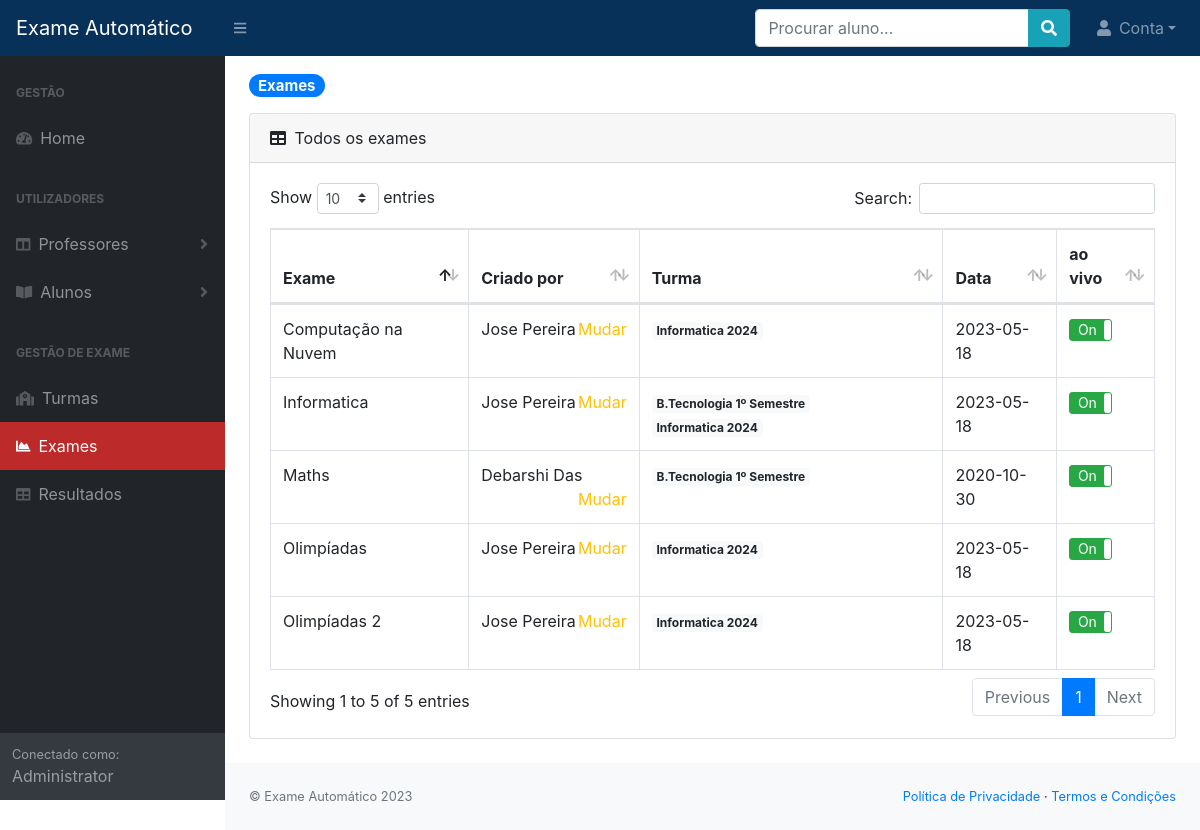
The page /admin/exame.php (signed in) on the database its author committed.
### tables this page shows
CREATE TABLE `exames` (
  `id` int(11) NOT NULL,
  `id_professor_criado` int(11) NOT NULL,
  `nome_exame` varchar(255) NOT NULL,
  `total_de_perguntas` int(11) NOT NULL,
  `total_notas` int(11) NOT NULL,
  `passar_notas` int(11) NOT NULL,
  `tempo_total` int(11) NOT NULL,
  `esta_ativo` tinyint(1) NOT NULL DEFAULT 0,
  `data` date DEFAULT NULL
);

CREATE TABLE `professors` (
  `id` int(11) NOT NULL,
  `nome` varchar(255) NOT NULL,
  `telemovel` varchar(15) NOT NULL,
  `nome_utilizador` varchar(20) NOT NULL,
  `password` varchar(255) NOT NULL,
  `avatar` varchar(255) DEFAULT NULL
);

CREATE TABLE `turmas` (
  `id` int(11) NOT NULL,
  `nome` varchar(255) NOT NULL
);

### includes/funcoes.php (called while the page is built, shortened)
<?php
require_once('db.php');
function loggedAdmin()
{
    if (isset($_SESSION['id_utilizador'])) {
        global $conn;
        $id_utilizador = $_SESSION['id_utilizador'];
        $stmt = $conn->prepare("SELECT * FROM admins WHERE id = ? LIMIT 1");
        $stmt->bind_param('i', $id_utilizador);
        $stmt->execute();
        $resultado = $stmt->get_result();
        if ($resultado) {
            $row = $resultado->fetch_assoc();
            return $row;
        } else {
            return false;
        }
    }
}
function getExamsAdmin()
{
    $rows = array();
    global $conn;
    $stmt = $conn->prepare("SELECT exames.*, professors.nome FROM exames LEFT JOIN professors ON exames.id_professor_criado = professors.id");
    if ($stmt) {
        $stmt->execute();
        $resultado = $stmt->get_result();
        if ($resultado) {
            while ($row = $resultado->fetch_assoc()) {
                array_push($rows, $row);
            }
            return $rows;
        }
    }
    return false;
}
function getAtribuirTurma($id_exame)
{
    $rows = array();
    global $conn;
    $stmt = $conn->prepare("SELECT turmas.* FROM turmas INNER JOIN turma_de_axame ON turma_de_axame.id_turma = turmas.id WHERE turma_de_axame.id_exame = ? ORDER BY turmas.nome");
    if ($stmt) {
        $stmt->bind_param('i', $id_exame);
        $stmt->execute();
        $resultado = $stmt->get_result();
        if ($resultado) {
            while ($row = $resultado->fetch_assoc()) {
                array_push($rows, $row);
            }
            return $rows;
        }
    }
    return false;
}

### admin/exame.php (the view, shortened to what this page needs)
<?php require_once('../includes/funcoes.php') ?>
<?php require_once('layouts/header.php') ?>
<?php require_once('layouts/navbar.php') ?>
<div id="layoutSidenav">
    <div id="layoutSidenav_nav">
        <?php require_once('layouts/sidebar.php') ?>
    </div>
    <div id="layoutSidenav_content">
        <main>
            <div class="container-fluid">
                <h1 class="mt-3 h5"><span class="badge badge-pill badge-primary">Exames</span></h1>
                <div class="card mt-3 mb-4">
                    <div class="card-header">
                        <div class="row">
                            <div class="col-md-6">
                                <i class="fas fa-table mr-1"></i>
                                Todos os exames
                            </div>
                        </div>
                    </div>
                    <div class="card-body">
                        <?php
                        $exames = getExamsAdmin();
                        if ($exames) {
                        ?>
                            <div class="table-responsive">
                                <table class="table table-bordered" id="dataTable" width="100%" cellspacing="0">
                                    <thead>
                                        <tr>
                                            <th>Exame</th>
                                            <th>Criado por</th>
                                            <th>Turma</th>
                                            <th>Data</th>
                                            <th>ao vivo</th>
                                        </tr>
                                    </thead>
                                    <tbody>
                                        <?php foreach ($exames as $exame) { ?>
                                            <tr>
                                                <td><?php echo htmlspecialchars($exame['nome_exame'], ENT_QUOTES, 'UTF-8'); ?></td>
                                                <td>
                                                    <?php
                                                    if (!$exame['nome']) {
                                                    ?>
                                                        <span class="text-warning hover-pointer" data-toggle="modal" data-target="#addModal" data-exame-id="<?php echo $exame['id'] ?>">Professor não disponível! Ligue agora.</span>
                                                    <?php
                                                    } else {
                                                        echo htmlspecialchars($exame['nome'], ENT_QUOTES, 'UTF-8');;
                                                    ?>
                                                        <span class="text-warning float-right hover-pointer" data-toggle="modal" data-target="#addModal" data-exame-id="<?php echo $exame['id'] ?>">Mudar</span>
                                                    <?php
                                                    }
                                                    ?>
                                                </td>
                                                <td>
                                                    <?php
                                                    $turmas = getAtribuirTurma($exame['id']);
                                                    foreach ($turmas as $turma) {
                                                        echo '<span class="badge badge-light mr-2 font-weight-bolder">' . htmlspecialchars($turma['nome'], ENT_QUOTES, 'UTF-8') . '</span>';
                                                    }
                                                    ?>
                                                </td>
                                                <td><?php echo htmlspecialchars($exame['data'], ENT_QUOTES, 'UTF-8') ?></td>
                                                <td>
                                                    <form action="" method="post">
                                                    </form>
                                                </td>
                                            </tr>
                                        <?php } ?>
                                    </tbody>
                                </table>
                            </div>
                        <?php } ?>
                    </div>
                </div>
            </div>
        </main>
        <?php require_once('layouts/footer.php') ?>
    </div>
</div>
<?php require_once('layouts/fim.php') ?>

### admin/layouts/sidebar.php (shortened to what this page needs)
<nav class="sb-sidenav accordion sb-sidenav-dark" id="sidenavAccordion">
    <div class="sb-sidenav-menu">
        <div class="nav">
            <div class="sb-sidenav-menu-heading">Gestão</div>
            <a class="nav-link" href="index.php">
                <div class="sb-nav-link-icon"><i class="fas fa-tachometer-alt"></i></div>
                Home
            </a>
            <div class="sb-sidenav-menu-heading">Utilizadores</div>
            <a class="nav-link collapsed" href="#" data-toggle="collapse" data-target="#collapseLayouts" aria-expanded="false" aria-controls="collapseLayouts">
                <div class="sb-nav-link-icon"><i class="fas fa-columns"></i></div>
                Professores
                <div class="sb-sidenav-collapse-arrow"><i class="fas fa-angle-down"></i></div>
            </a>
            <a class="nav-link collapsed" href="#" data-toggle="collapse" data-target="#collapseStudent" aria-expanded="false" aria-controls="collapsePages">
                <div class="sb-nav-link-icon"><i class="fas fa-book-open"></i></div>
                Alunos
                <div class="sb-sidenav-collapse-arrow"><i class="fas fa-angle-down"></i></div>
            </a>
            <div class="sb-sidenav-menu-heading">Gestão de Exame</div>
            <a class="nav-link" href="turma.php">
                <div class="sb-nav-link-icon"><i class="fas fa-school"></i></div>
                Turmas
            </a>
            <a class="nav-link" href="exame.php">
                <div class="sb-nav-link-icon"><i class="fas fa-chart-area"></i></div>
                Exames
            </a>
            <a class="nav-link" href="resultados.php">
                <div class="sb-nav-link-icon"><i class="fas fa-table"></i></div>
                Resultados
            </a>
        </div>
    </div>
    <div class="sb-sidenav-footer">
        <div class="small">Conectado como:</div>
        <?php
            $admin = loggedAdmin();
            if($admin){
                echo htmlspecialchars($admin['nome'], ENT_QUOTES, 'UTF-8');
            }
        ?>
    </div>
</nav>

### admin/layouts/header.php (style rules this page uses)
.hover-pointer { cursor: pointer; }
.sb-sidenav-dark .sb-sidenav-menu .nav-link.active { color: #fff; background: #bd2a2a; }

### rows shown on the page
exames: nome_exame "Maths", professors.nome "Debarshi Das", data "2020-10-30"
turmas: nome "B.Tecnologia 1º Semestre"
exames: nome_exame "Informatica", professors.nome "Jose Pereira", data "2023-05-18"
turmas: nome "Informatica 2024"
exames: nome_exame "Olimpíadas", professors.nome "Jose Pereira", data "2023-05-18"
exames: nome_exame "Olimpíadas 2", professors.nome "Jose Pereira", data "2023-05-18"
exames: nome_exame "Computação na Nuvem", professors.nome "Jose Pereira", data "2023-05-18"

### other values the page prints
$admin['nome'] "Administrator"
